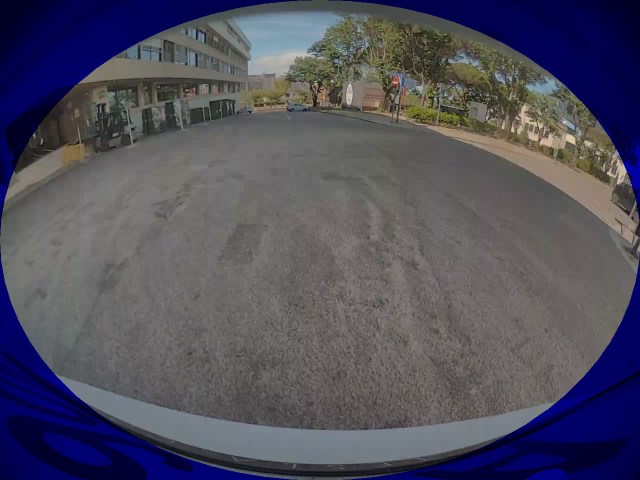
#> input picture frame 0 of back_video_masked.avi, 1280 x 960 px (shown at 1/2 size)
$ jupyter execute 'Part 2_new.ipynb'   (shell and % lines are left out)   (text cells are left out)
#> lines starting #> are read from the running program, lines starting #| are printed output that depends on the picture; after the words box and inside, x2 and y2 are one past the last pixel; in counts of white or black regions, pixels touching at a corner belong together; pictures that were not available may be replaced by others from this repository, and a replacement may not be noted
[cell 1]
from sklearn.neighbors import NearestNeighbors
from numpy.linalg import eig
import numpy as np
import cv2
import os
import sys
import pickle
import matplotlib.pyplot as plt
back_camera_path = os.path.abspath('back_video_masked.avi')
#back_camera_path = os.path.abspath('video/2023-04-29_16-40-01-back.mp4')
from mpl_toolkits.mplot3d import Axes3D
import plotly.graph_objects as go

[cell 2]
def matching_features_SCIKITLEARN(sift_points):
    """Feature matching using nearest neighbours, for pairs of consecutive frames"""

    matches=[]
    Threshold=0.75

    for s in range(len(sift_points)-1):
        frame1_descriptors = sift_points[s][0][2:,:] #descriptor values of every feature point for video frame s (current shape: 128x5000)
        frame1_descriptors = np.transpose(frame1_descriptors) # transpose -> current shape: 5000x128 - > 5000 points/queries each with 128 features/columns
        #fit data of features from frame 1 to NearestNeighbour. When we ask for matches from this method, it should give us the 2 closest points to the point given
        nbrs = NearestNeighbors(n_neighbors=2, algorithm='auto').fit(frame1_descriptors)

        #predict matches for the other frame:

        frame_drescriptors = np.transpose(sift_points[s+1][0][2:,:]) #the same as done some lines above but for frame s+1
        # Find the 2 nearest neighbors
        distances, indices = nbrs.kneighbors(frame_drescriptors)
        # indices is a 5000x2 shape matrix -> for each of the 5000 given feature points of frame_drescriptors it gives the 2 closest features from video frame 1
        # distances is a measure of distance between the feature points of frame_drescriptors and each of the two givenneighbours from the indices matrix - it has the same size as indices

        features_matches=np.empty([4,0])
        features_not_mateched=[]
        for i in range(len(distances)):
            if distances[i,0]< Threshold*distances[i,1]:
                #match is good for first neighbour found
                features_matches= np.hstack((  features_matches   , np.array([[int(i)],[int(indices[i,0])], [distances[i,0]],[distances[i,1]]])  ))
            else:
                #point is not good
                features_not_mateched.append(i) #features from this frame that were not matched

        features_matches = features_matches[:, features_matches[1, :].argsort()] # this sorts the check_for_duplicates matrix in accordance to the values of it's second line
        features_matches_deletedColumns= features_matches.copy()

        for i in reversed (range (1, features_matches.shape[1])): #loop that starts in the last feature - because it deletes elements with their indexes from list check_for_duplicates_deletedColumns
            # this has to be done starting from the end to not change the index of columns

            # duplicates are adjacent because of sort
            if features_matches[1,i-1] == features_matches[1,i]:
                # if the value of the indice i and i-1 are equal, then there is one feature matched to 2 features of the new frame - we need to delete one of the matches
                if features_matches[2,i-1] <= features_matches[2,i]: #check distance of i and i-1. And remove the one with the most distance
                    features_matches_deletedColumns= np.delete(features_matches_deletedColumns, i-1, 1) #remove duplicate feature matching (deletes one column - np dimension 1)
                    features_not_mateched.append(features_matches[0,i-1]) #append number of feature that was deleted to features not matched
                else:
                    features_matches_deletedColumns= np.delete(features_matches_deletedColumns, i, 1)
                    features_not_mateched.append(features_matches[0,i])

        matched_inThis_frame = features_matches_deletedColumns[:, features_matches_deletedColumns[0, :].argsort()] #to be in order in acoordance to index of frame s

        matches.append( (matched_inThis_frame[0:2,:]))

    return matches

[cell 3]
def count_frames(video_path):
    """Displays the video and counts the number of frames"""
    capture = cv2.VideoCapture(os.path.abspath(video_path))
    total_frames = int(capture.get(cv2.CAP_PROP_FRAME_COUNT))
    print("Total frames of the video: ", total_frames)

def extract_features(video_path, number_points, k):
    """Extracts the features from the video and stores them in a list"""
#> called with video_path = 'back_video_masked.avi', number_points = 1500, k = 0
    capture = cv2.VideoCapture(os.path.abspath(video_path))
    sift_points = [] #nome a definir no config
    nr_points = number_points
    sift = cv2.SIFT_create(nr_points) #number of sift points
    k = k
    count_frames(video_path)
    while k <= 100:
        capture.set(cv2.CAP_PROP_POS_FRAMES, k)
        success, frame = capture.read() #read the video
#> frame is the input picture: shape (960, 1280, 3); mean B, G, R 94.3, 79.4, 81.2
        if success:
            frame_points = []
            gray = cv2.cvtColor(frame,cv2.COLOR_BGR2GRAY) #convert image to gray
            key_points, descriptors = sift.detectAndCompute(gray,None)
#> key_points = 1500 keypoints; strongest (x, y, size): (925, 218, 1.9), (663, 162, 3), (983, 220, 3), (1025, 261, 4.6)

            frame_points = ([key_points[0].pt[0],key_points[0].pt[1]]+descriptors[0].tolist())
#> frame_points = 130 values, max 914.3 at index 0, min 0 at index 32, mean 38.92
            for i in range(1,len(key_points)):
                 temp_column = ([key_points[i].pt[0],key_points[i].pt[1]]+descriptors[i].tolist())
                 frame_points = np.column_stack((frame_points,temp_column))
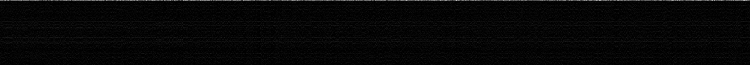
#> frame_points: shape (130, 1500) float64 (shown at 1/2 size); min 0, max 1276.4, mean 35.2; drawn with min black and max white
        sift_points.append(frame_points) #append everything into a list
        k += 200
    print("(Nº features, Nº descriptors per feature): ", descriptors.shape)
#| (Nº features, Nº descriptors per feature):  (1500, 128)
    print("Nº of frames extracted: ", len(sift_points))
#| Nº of frames extracted:  1
    return sift_points, nr_points

[cell 4]
def back_left_matches(matches, sift_back,sift_left):
    Back_matches = []
    left_matches = []

    for i in range(len(matches[0][0])):
        back = []
        left = []
        b =int(matches[0][0][i])
        l = int(matches[0][1][i])
        back.append(sift_back[0][0][b])
        back.append(sift_back[0][1][b])

        left.append(sift_left[0][0][l])
        left.append(sift_left[0][1][l])

        Back_matches.append(back)
        left_matches.append(left)

    return Back_matches, left_matches

[cell 5]
def undistort_points(back_points_distorted):
    Back_CameraMatrix = np.array([[519.4039, 0, 656.7379],[ 0, 518.0534, 451.5029],[ 0, 0, 1] ])
    Back_RadialDistortion =np.array( [-0.26584,0.067382,0,0,-0.0073529,0,0,0,0,0,0,0,0,0 ])
    back_points_undistorted = cv2.undistortPoints(np.array(back_points_distorted),Back_CameraMatrix,Back_RadialDistortion)

    return back_points_undistorted, Back_CameraMatrix

[cell 6]
both_cameras_sift = []
sift_back1, _ = extract_features(back_camera_path, 1500,0)  # Extracting only one frame from it
#> sift_back1 = 1 item
sift_back2, _ = extract_features(back_camera_path, 1500,10)
#> call 2 of extract_features, with video_path = 'back_video_masked.avi', number_points = 1500, k = 10
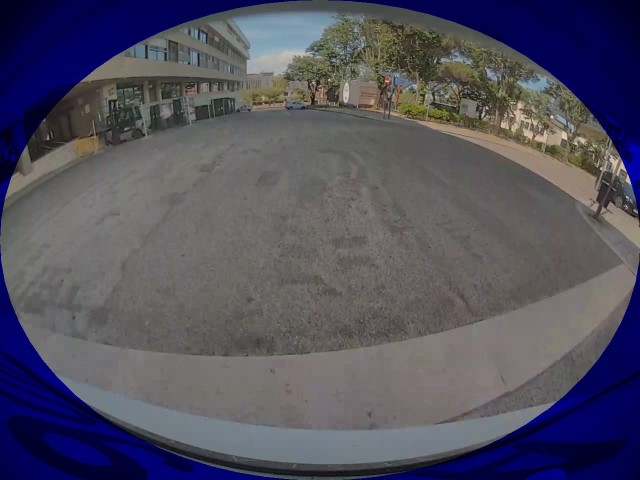
#> input picture frame 10 of back_video_masked.avi, 1280 x 960 px (shown at 1/2 size)
#> in extract_features, frame is the input picture: shape (960, 1280, 3); mean B, G, R 95.9, 80.9, 83
#> in extract_features (call 2), `gray = cv2.cvtColor(frame,cv2.COLOR_BGR2GRAY)`:
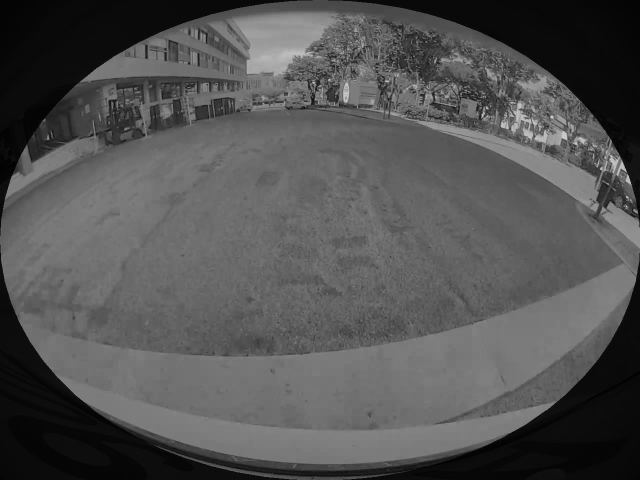
#> gray: shape (960, 1280) (shown at 1/2 size); min 0, max 225, mean 83.1
#> in extract_features (call 2), `key_points, descriptors = sift.detectAndCompute(gray,None)`: key_points = 1501 keypoints; strongest (x, y, size): (1254, 394, 2.7), (974, 216, 3), (1256, 360, 7), (1103, 233, 3.9)
#> in extract_features (call 2), `frame_points = ([key_points[0].pt[0],key_points[0].pt[1]]+descriptors[..`: frame_points = 130 values, max 389.5 at index 1, min 0 at index 3, mean 21.09
#| (Nº features, Nº descriptors per feature):  (1501, 128)
#| Nº of frames extracted:  1
#> sift_back2 = 1 item
both_cameras_sift.append(sift_back1)
both_cameras_sift.append(sift_back2)
matches = matching_features_SCIKITLEARN(both_cameras_sift)
#> the loop in matching_features_SCIKITLEARN, `for s in range(len(sift_points)-1):` made 1 pass
#> pass 1, in matching_features_SCIKITLEARN, `frame_drescriptors = np.transpose(sift_points[s+1][0][2:,:])`:
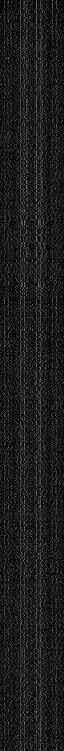
#> frame_drescriptors: shape (1501, 128) float64 (shown at 1/2 size); min 0, max 208, mean 28.4
#> matches = 1 item

#Select the points from the back camera and left camera that match
back_points_distorted1, back_points_distorted2 = back_left_matches(matches, sift_back1,sift_back2)
#> the loop in back_left_matches, `for i in range(len(matches[0][0])):` made 311 passes
#> (b, l) on passes 1 to 3: (4, 7), (39, 59), (43, 669)
#> after the loop in back_left_matches, `for i in range(len(matches[0][0])):`: Back_matches = 311 pairs, first value 96.85 to 1274.5, second value 42.16 to 948.5; left_matches = 311 pairs, first value 50.55 to 1268.6, second value 47.89 to 951.1
#> back_points_distorted1 has the same summary as Back_matches in back_left_matches; back_points_distorted2 has the same summary as left_matches in back_left_matches

#Undistort the previous points, and obtain their coordinates
back_points1, K_back = undistort_points(back_points_distorted1)
#> in undistort_points, `back_points_undistorted = cv2.undistortPoints(np.array(back_points_dis..`: back_points_undistorted = 311 rows, first 8: [0.596, -0.609], [0.466, -0.581], [2.37, -0.0609], [0.623, -0.527], [0.444, -0.562], [0.439, -0.531], [0.449, -0.693], [0.704, -0.606]
#> back_points1 has the same summary as back_points_undistorted in undistort_points; K_back = [[519.4, 0, 656.7], [0, 518.1, 451.5], [0, 0, 1]]
back_points2, _ = undistort_points(back_points_distorted2)
#> in undistort_points (call 2), `back_points_undistorted = cv2.undistortPoints(np.array(back_points_dis..`: back_points_undistorted = 311 rows, first 8: [-3.5, -0.844], [1.73, -0.281], [-0.36, -0.684], [1.86, -0.442], [-0.876, -0.93], [-0.0507, -0.587], [0.389, -0.778], [0.438, -0.623]
#> back_points2 has the same summary as back_points_undistorted in undistort_points

#Obtain the Essential Matrix from the two Cameras
E, mask = cv2.findEssentialMat(back_points1, back_points2, K_back, cv2.RANSAC, threshold=0.3)
#> E = [[-0.0888, 0.43, 0.263], [0.43, -0.408, 0.188], [0.263, 0.188, 0.497]]; mask = 311 values, max 1 at index 0, min 0 at index 51, mean 0.952

#Decompose the Essential Matrix to obtain the most likely Rotation and Translation
points, R, t, _ = cv2.recoverPose(E, back_points1, back_points2, K_back )
#> points = 181; R = [[0.0337, -0.517, 0.856], [-0.517, -0.742, -0.427], [0.856, -0.428, -0.292]]; t = [-0.69, -0.476, 0.546]

#Another Option:
# s = cv2.decomposeEssentialMat(E)    # s is a struct

[cell 7]
import matplotlib.pyplot as plt
import numpy as np

fig = plt.figure()
ax = fig.add_subplot(111, projection='3d')
x_axis = [1,0,0]
y_axis = [0,1,0]
z_axis = [0,0,1]
x_axis=np.reshape(x_axis,(3,1))
y_axis=np.reshape(y_axis,(3,1))
z_axis=np.reshape(z_axis,(3,1))
#VECTOR 1
ax.quiver(0, 0, 0, t[0], t[1], t[2], color='r', arrow_length_ratio=0.2)
#VECTOR 2
ax.quiver(0, 0, 0, x_axis[0], x_axis[1], x_axis[2], color='y', arrow_length_ratio=0.2)
ax.quiver(0, 0, 0, y_axis[0],y_axis[1], y_axis[2], color='y', arrow_length_ratio=0.2)
ax.quiver(0, 0, 0, z_axis[0],z_axis[1], z_axis[2], color='y', arrow_length_ratio=0.2)
#ax.quiver(0, 0, 0, v2[0], v2[1], v2[2], color='b', arrow_length_ratio=0.1)

ax.set_xlim([-0.7, 0.7])
ax.set_ylim([-0.7, 0.7])
ax.set_zlim([-0.7, 0.7])

ax.set_xlabel('X')
ax.set_ylabel('Y')
ax.set_zlabel('Z')
plt.title('Translation Vector')

plt.show()
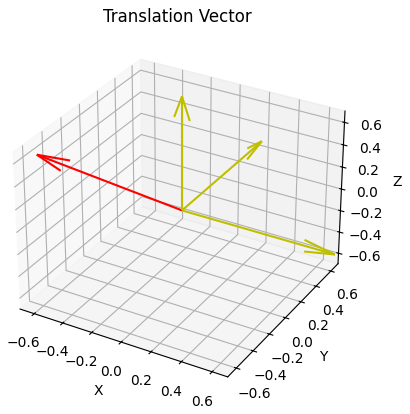
#> figure drawn by matplotlib, 1 panel

[cell 8]
x_axis = [1,0,0]
y_axis = [0,1,0]
z_axis = [0,0,1]
x_axis=np.reshape(x_axis,(3,1))
y_axis=np.reshape(y_axis,(3,1))
z_axis=np.reshape(z_axis,(3,1))

fig = plt.figure()
ax = fig.add_subplot(111, projection='3d')

x = R.dot(x_axis)
#> x = [0.0337, -0.517, 0.856]
y = R.dot(y_axis)
#> y = [-0.517, -0.742, -0.428]
z = R.dot(z_axis)
#> z = [0.856, -0.427, -0.292]


#VECTOR 1
ax.quiver(0, 0, 0, x[0], x[1], x[2], color='r', arrow_length_ratio=0.2)
ax.quiver(0, 0, 0, x_axis[0], x_axis[1], x_axis[2], color='y', arrow_length_ratio=0.2)
#VECTOR 2
ax.quiver(0, 0, 0, y[0], y[1], y[2], color='g', arrow_length_ratio=0.2)
ax.quiver(0, 0, 0, y_axis[0],y_axis[1], y_axis[2], color='y', arrow_length_ratio=0.2)
#VECTOR 3
ax.quiver(0, 0, 0, z[0], z[1], z[2], color='b', arrow_length_ratio=0.2)
ax.quiver(0, 0, 0, z_axis[0],z_axis[1], z_axis[2], color='y', arrow_length_ratio=0.2)
#ax.quiver(0, 0, 0, v2[0], v2[1], v2[2], color='b', arrow_length_ratio=0.1)

ax.set_xlim([-0.7, 0.7])
ax.set_ylim([-0.7, 0.7])
ax.set_zlim([-0.7, 0.7])

ax.set_xlabel('X')
ax.set_ylabel('Y')
ax.set_zlabel('Z')
plt.title('Rotation of the Axis')

plt.show()

[cell 9]
def frame_store(camera_path):
#> called with camera_path = 'video/2023-04-29_16-40-01-back.mp4'
    cap = cv2.VideoCapture(camera_path)

        # Check if the video opened successfully
    if not cap.isOpened():
        print("Error: Could not open video.")
        exit()

    # Read the first frame
    ret, frame = cap.read()
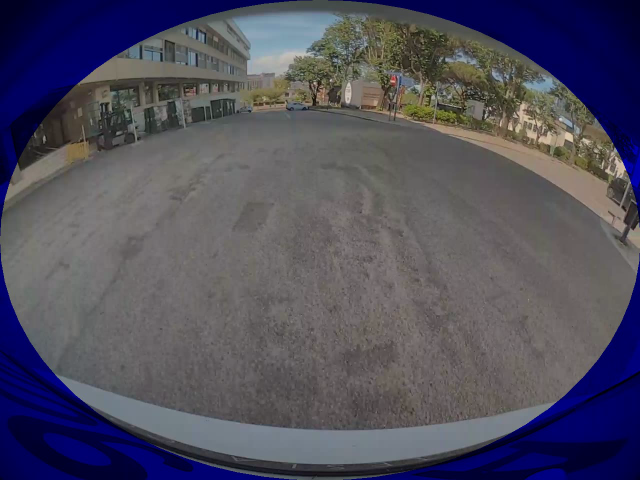
#> input picture frame 3 of back_video_masked.avi, 1280 x 960 px, given in place of 2023-04-29_16-40-01-back.mp4, which was not available (shown at 1/2 size)
#> frame is the input picture: shape (960, 1280, 3); mean B, G, R 94.3, 79.2, 81.1

    # Check if the frame was read successfully
    if not ret:
        print("Error: Could not read frame.")
        cap.release()
        exit()

# Release the video capture object
    cap.release()

    return frame

def frame_storek(camera_path,k):
#> called with camera_path = 'video/2023-04-29_16-40-01-back.mp4', k = 10
    cap = cv2.VideoCapture(camera_path)

# Get the total number of frames in the video
    total_frames = int(cap.get(cv2.CAP_PROP_FRAME_COUNT))

# Check if there are at least 20 frames in the video
    if total_frames < 20:
        print("Error: The video has less than 20 frames.")
        exit()

# Set the frame number to 20
    frame_number = k
    cap.set(cv2.CAP_PROP_POS_FRAMES, frame_number - 1)

# Read the 20th frame
    ret, frame_k = cap.read()
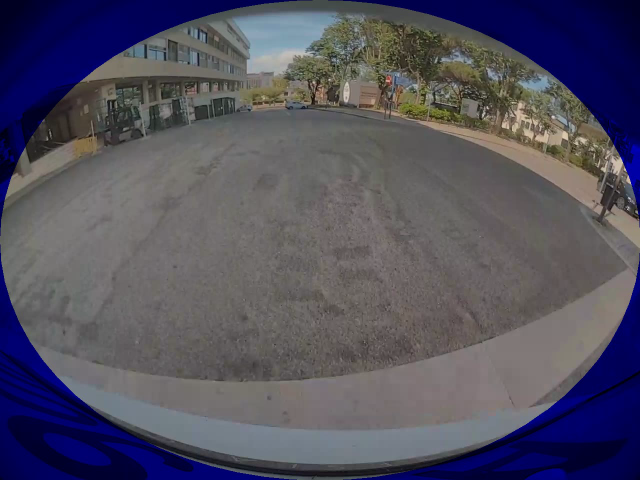
#> input picture frame 9 of back_video_masked.avi, 1280 x 960 px, given in place of 2023-04-29_16-40-01-back.mp4, which was not available (shown at 1/2 size)
#> frame_k is the input picture: shape (960, 1280, 3); mean B, G, R 95.6, 80.6, 82.8

# Check if the frame was read successfully
    if not ret:
     print("Error: Could not read frame.")
     exit()
    return frame_k

[cell 10]
back_camera_path2 = os.path.abspath('video/2023-04-29_16-40-01-back.mp4')
Back_RadialDistortion =np.array( [-0.26584,0.067382,0,0,-0.0073529,0,0,0,0,0,0,0,0,0 ])
frame_back = frame_store(back_camera_path2)
frame_back2 = frame_storek(back_camera_path2,10)
cv2.imshow('Frame 0', frame_back2)
cv2.waitKey(0)
cv2.destroyAllWindows()

[cell 11]
img_back_undistorted = cv2.undistort(frame_back, K_back, Back_RadialDistortion)
img_back_undistorted2 = cv2.undistort(frame_back2, K_back, Back_RadialDistortion)
img_back_undistorted_gray = cv2.cvtColor(img_back_undistorted,cv2.COLOR_BGR2GRAY)
img_back_undistorted_gray2 = cv2.cvtColor(img_back_undistorted2,cv2.COLOR_BGR2GRAY)
# Create an SGBM stereo object
blockSize= 12
#stereo = cv2.StereoBM_create(numDisparities=64, blockSize=11)
stereo = cv2.StereoBM_create(numDisparities=64, blockSize=11)
# Compute the disparity map
disparity_map = stereo.compute(img_back_undistorted_gray, img_back_undistorted_gray2)

# Display the disparity map (optional)
cv2.imshow('Disparity Map', (disparity_map / 16.0).astype(np.uint8))
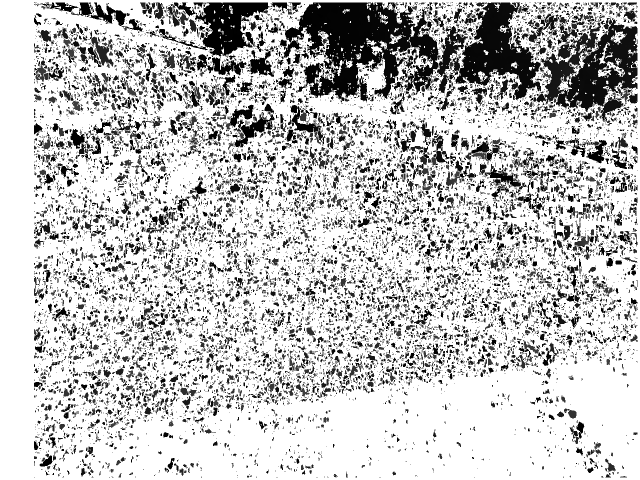
#> window 'Disparity Map': shape (960, 1280) (shown at 1/2 size); min 0, max 255, mean 194.9
cv2.waitKey(0)
cv2.destroyAllWindows()

[cell 12]
#CHATGPT
stereo = cv2.StereoSGBM_create(
    minDisparity=0,
    numDisparities=256,
    blockSize=blockSize,
    P1=8 * 3 * blockSize**2,
    P2=32 * 3 * blockSize**2,
    disp12MaxDiff=1,
    uniquenessRatio=10,
    speckleWindowSize=100,
    speckleRange=2,
    preFilterCap=63,
    mode=cv2.STEREO_SGBM_MODE_SGBM_3WAY
)

[cell 13]
rev_proj_matrix = np.zeros((4,4))
Back_RadialDistortion =np.array( [-0.26584,0.067382,0,0,-0.0073529,0,0,0,0,0,0,0,0,0 ])
R1, R2, P1, P2, Q,_,_ = cv2.stereoRectify(cameraMatrix1 = K_back,cameraMatrix2 = K_back,
                  distCoeffs1 = Back_RadialDistortion, distCoeffs2 = Back_RadialDistortion,
                  imageSize = img_back_undistorted.shape[:2],
                  R = R, T = t,)
#> R1 = [[0.442, 0.32, 0.838], [-0.69, -0.476, 0.546], [0.574, -0.819, 0.0101]]; R2 = [[0.567, -0.824, -0.00318], [0.69, 0.476, -0.546], [0.451, 0.307, 0.838]]; P1 = [[519.4, 0, 1284, 0], [0, 519.4, 825650.1, 0], [0, 0, 1, 0]]; P2 = [[519.4, 0, 1284, 0], [0, 519.4, 825650.1, -519.4], [0, 0, 1, 0]]; Q = [[1, 0, 0, -1284], [0, 1, 0, -825650.1], [0, 0, 0, 519.4], [0, 0, 1, 0]]

points_3D = cv2.reprojectImageTo3D(disparity_map, Q,handleMissingValues=True)
#> points_3D: shape (960, 1280, 3) float32; 3.22% of the values are NaN or infinite; the others: min -103205.6, max 51603.1, mean 15263.1

mask = (disparity_map > 0) & (disparity_map < 255)
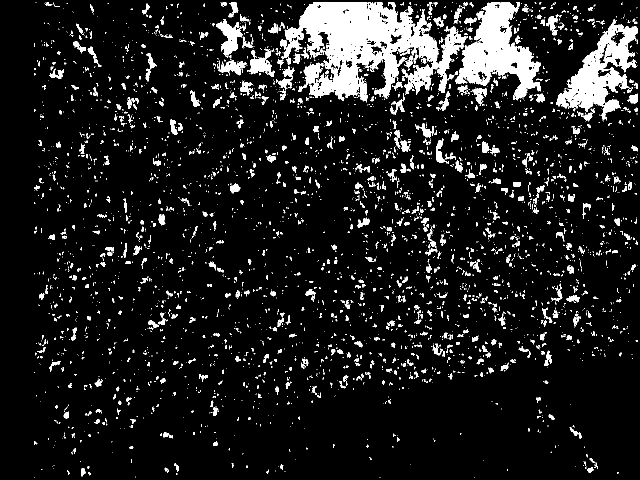
#> mask: shape (960, 1280) bool (shown at 1/2 size); 10.1% white; 3929 white regions (3203 under 20 px), largest, box (x1, y1, x2, y2) and area: (560, 5, 877, 205) 33536, (911, 5, 1082, 201) 15240, (1112, 39, 1275, 241) 12398
points_3d_valid = points_3D[mask]
colors = img_back_undistorted[mask]
#%matplotlib notebook
fig = plt.figure()
ax = fig.add_subplot(111, projection='3d')
ax.scatter(points_3d_valid[:, 0], points_3d_valid[:, 1], points_3d_valid[:, 2], c=colors/255.0, marker='o')
ax.set_xlabel('X')
ax.set_ylabel('Y')
ax.set_zlabel('Z')
plt.show()
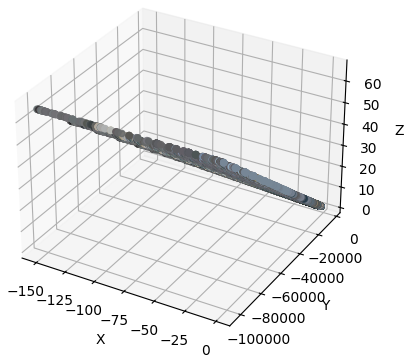
#> figure drawn by matplotlib, 1 panel
